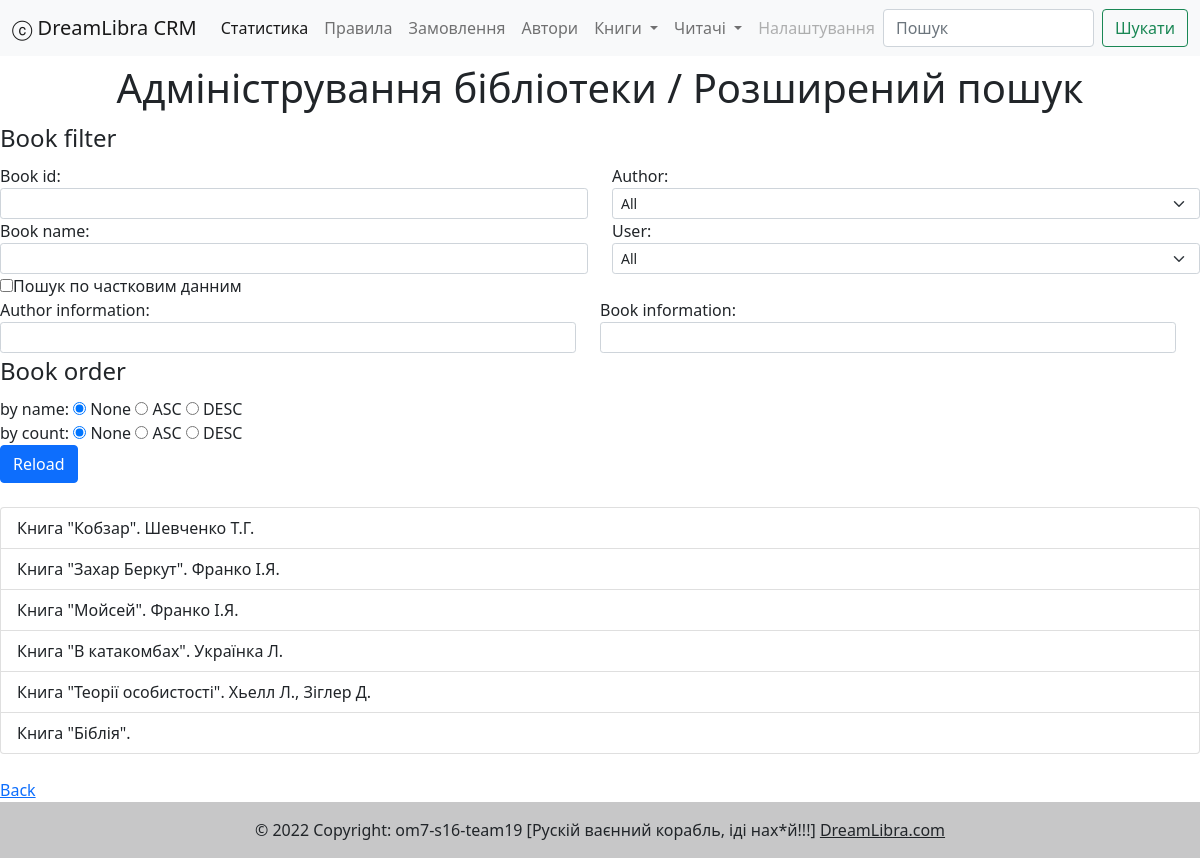
The app's page /book/book_list/ with its own data.
### book/models.py (models this page shows, shortened)
class Book(models.Model):
    name = models.CharField(blank=True, max_length=128)
    description = models.TextField(blank=True)
    count = models.IntegerField(default=10)
    authors = models.ManyToManyField(Author, related_name='books')
    @staticmethod
    def get_all_ordered(order_by, filter):
        all_books = Book.objects.filter(**filter).order_by(*order_by)
        return list(all_books)
    def all_authors_string(self):
        autors = [author.surname_initials() for author in Author.objects.filter(books__id = self.id)]
        return ", ".join(autors)

### author/models.py (models this page shows, shortened)
class Author(models.Model):
    name = models.CharField(blank=True, max_length=20)
    surname = models.CharField(blank=True, max_length=20)
    patronymic = models.CharField(blank=True, max_length=20)
    def surname_initials(self):
        patronymic_is_not_empty = self.patronymic and self.patronymic.strip()
        patronymic  = f"{self.patronymic[0]}." if patronymic_is_not_empty else ""
        return f"{self.surname} {self.name[0]}.{patronymic}".format(**vars())

### book/views.py (the view, shortened to what this page needs)
# urls.py: path('book_list/', BookListSearch.as_view(), name='book_list'),
class BookListSearch(ListView):
    model = Book
    template_name = "book/list_part2.html"
    context_object_name = "books"
    def get(self, request, *args, **kwargs):
        self.filter  = {}
        self.order_by = []
        self.book_id = ""
        self.book_name = ""
        self.author_id = 0
        self.user_id = 0
        self.name = 'none'
        self.count = 'none'
        self.authors = list(Author.objects.all())
        self.users = list(CustomUser.objects.all())
        self.book_info = ""
        self.author_info = ""
        self.search_en = False
        self.q_filter = {}
        data = request.GET
        if 'author_id' in data and not data['author_id'] == "0":
            self.author_id = int(data['author_id'])
            self.filter['authors__id'] = self.author_id
        if 'search_en' in data and data['search_en'] == 'on':
            self.search_en = data['search_en']
            self.author_info = data['author_info']
            self.book_info = data['book_info']
            self.q_filter = (Q(name__icontains = self.book_info) | \
                             Q(description__icontains = self.book_info)) & \
                            (Q(authors__name__icontains = self.author_info) | \
                             Q(authors__surname__icontains = self.author_info) | \
                             Q(authors__patronymic__icontains = self.author_info) )
        else:
            if 'book_id' in data and not data['book_id'] == "":
                self.book_id = data['book_id']
                self.filter['id'] = self.book_id
            if 'book_name' in data and not data['book_name'] == "":
                self.book_name = data['book_name']
                self.filter['name__icontains'] = self.book_name
        if 'name' in data and not data['name'] == 'none':
            self.name = data['name']
            self.order_by.append('name' if self.name == 'asc' else '-name')
        if 'count' in data and not data['count'] == 'none':
            self.count = data['count']
            self.order_by.append('count' if self.count == 'asc' else '-count')
        return ListView.get(self, request, *args, **kwargs)
    def get_context_data(self, **kwargs):
        context = super(BookListSearch, self).get_context_data(**kwargs)
        context['title'] = 'Список книг'
        context['content_title'] = 'Адміністрування бібліотеки / Розширений пошук'
        context['authors'] = self.authors
        context['users'] = self.users
        context['orders_by'] = {'name': self.name, 'count': self.count}
        context['filters'] = {
                                'book_id': self.book_id,
                                'book_name': self.book_name,
                                'author_id': self.author_id,
                                'user_id': self.user_id
                                }
        context['search_param'] = {
                                'author_info': self.author_info,
                                'book_info': self.book_info,
                            }
        context['search_en'] = self.search_en
        return context
    def get_queryset(self):
        if self.search_en == 'on':
            queryset = Book.objects.filter(self.q_filter).distinct()
        else:
            queryset = Book.get_all_ordered(self.order_by, self.filter)
        return queryset

### authentication/models.py (called while the page is built)
    def surname_initials(self):
        patronymic_is_not_empty = self.middle_name and self.middle_name.strip()
        middle_name  = f"{self.middle_name[0]}." if patronymic_is_not_empty else ""
        return f"{self.last_name} {self.first_name[0]}.{middle_name}".format(**vars())

### templates/book/list_part2.html (shortened to what this page needs)
{% extends '_base.html' %}
{% block content %}
<div align = 'center'>
    <div >
		<h1>{{content_title}}</h1>
	</div>
</div>
<form action="{% url 'book_list' %}" method="get">
	<fieldset>
		<legend>Book filter</legend>
		<div class="row">
				<div class="col">
				<div>
					<label for="book_id">Book id:</label>
					<input  class="form-control form-control-sm" type="text" name="book_id" value="{{filters.book_id}}">
				</div>
				<div>
					<label for="book_name">Book name:</label>
					<input  class="form-control form-control-sm"   type="text" name="book_name" value="{{filters.book_name}}">
				</div>
			</div>
			<div class="col">
				<div>
					<label for="author_id">Author:</label>
					<select name="author_id" class="form-select form-select-sm" aria-label=".form-select-sm example">
						<option value=0>All</option>
					</select>
				</div>
				<div>
					<label for="user_id">User:</label>
					<select name="user_id" class="form-select form-select-sm" aria-label=".form-select-sm example">
						<option value=0>All</option>
					</select>
				</div>
			</div>
			<br>
			<div class="checkbox">
				<label><input type="checkbox" name="search_en" {% if search_en == "on" %} checked {% endif %}>Пошук по частковим данним</label>
			</div>
		<div class="row">
			<div class="col">
				<div>
					<label for="author_info">Author information:</label>
					<input  class="form-control form-control-sm" type="text" name="author_info" value="{{search_param.author_info}}">
				</div>
			</div>
			<div class="col">
			    <div>
				    <label for="book_info">Book information:</label>
				    <input  class="form-control form-control-sm" type="text" name="book_info" value="{{search_param.book_info}}">
			    </div>
		    </div>
		</div>
		</div>
	</fieldset>
	<fieldset>
		<legend>Book order</legend>
		<div>
			by name:
			<input type="radio" id="name_Choice0"
				name="name" value="none" {% if orders_by.name == 'none' %} checked {% endif %} >
			<label for="name_Choice0">None</label>
			<input type="radio" id="name_Choice1"
				name="name" value="asc" {% if orders_by.name == 'asc' %} checked {% endif %} >
			<label for="name_Choice1">ASC</label>
			<input type="radio" id="name_Choice2"
				name="name" value="desc" {% if orders_by.name == 'desc' %} checked {% endif %} >
			<label for="name_Choice2">DESC</label>
		</div>
		<div>
			by count:
			<input type="radio" id="name_Choice0"
				name="count" value="none" {% if orders_by.count == 'none' %} checked {% endif %} >
			<label for="name_Choice0">None</label>
			<input type="radio" id="count_Choice1"
				name="count" value="asc" {% if orders_by.count == 'asc' %} checked {% endif %} >
			<label for="count_Choice1">ASC</label>
			<input type="radio" id="count_Choice2"
				name="count" value="desc" {% if orders_by.count == 'desc' %} checked {% endif %} >
			<label for="count_Choice2">DESC</label>
		</div>
	</fieldset>
	<div>
	  <button  class="btn btn-primary" type="submit">Reload</button>
	</div>
	<br>
  </form>
<div class="list-group"  align = 'left'>
	{% for book in books %}
	<button type="button" class="list-group-item list-group-item-action"  width = '200'>  Книга "{{ book.name }}". {{ book.all_authors_string }}</button>
	{% endfor %}
</div>
<br>
<a href="{% url 'index' %}">Back</a>
{% endblock %}

### records on screen
Book: name "Кобзар", all_authors_string "Шевченко Т.Г."
Book: name "Захар Беркут", all_authors_string "Франко І.Я."
Book: name "Мойсей", all_authors_string "Франко І.Я."
Book: name "В катакомбах", all_authors_string "Українка Л."
Book: name "Теорії особистості", all_authors_string "Хьелл Л., Зіглер Д."
Book: name "Біблія"

### other values on screen
{{ content_title }} "Адміністрування бібліотеки / Розширений пошук"
